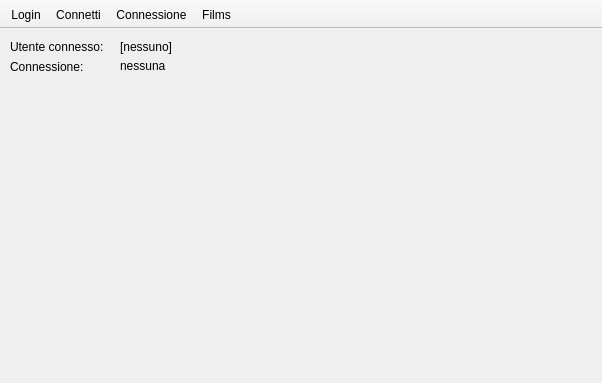
<?xml version="1.0" encoding="UTF-8"?>
<ui version="4.0">
 <class>form1</class>
 <widget class="QMainWindow" name="form1">
  <property name="geometry">
   <rect>
    <x>0</x>
    <y>0</y>
    <width>602</width>
    <height>383</height>
   </rect>
  </property>
  <property name="windowTitle">
   <string>Film Manager - [MAIONE MIKY]</string>
  </property>
  <property name="windowIcon">
   <iconset>
    <normaloff>Icone/inbox_film.ico</normaloff>Icone/inbox_film.ico</iconset>
  </property>
  <property name="iconSize">
   <size>
    <width>22</width>
    <height>22</height>
   </size>
  </property>
  <widget class="QWidget" name="centralwidget">
   <widget class="QLabel" name="eUtente">
    <property name="geometry">
     <rect>
      <x>120</x>
      <y>10</y>
      <width>351</width>
      <height>16</height>
     </rect>
    </property>
    <property name="text">
     <string>[nessuno]</string>
    </property>
   </widget>
   <widget class="QLabel" name="label">
    <property name="geometry">
     <rect>
      <x>10</x>
      <y>10</y>
      <width>105</width>
      <height>16</height>
     </rect>
    </property>
    <property name="text">
     <string>Utente connesso:</string>
    </property>
   </widget>
   <widget class="QLabel" name="label_2">
    <property name="geometry">
     <rect>
      <x>10</x>
      <y>30</y>
      <width>101</width>
      <height>16</height>
     </rect>
    </property>
    <property name="text">
     <string>Connessione:</string>
    </property>
   </widget>
   <widget class="QLabel" name="eConnessione">
    <property name="geometry">
     <rect>
      <x>120</x>
      <y>30</y>
      <width>381</width>
      <height>101</height>
     </rect>
    </property>
    <property name="text">
     <string>nessuna</string>
    </property>
    <property name="alignment">
     <set>Qt::AlignLeading|Qt::AlignLeft|Qt::AlignTop</set>
    </property>
   </widget>
  </widget>
  <widget class="QToolBar" name="toolBar">
   <property name="movable">
    <bool>false</bool>
   </property>
   <property name="floatable">
    <bool>false</bool>
   </property>
   <attribute name="toolBarArea">
    <enum>TopToolBarArea</enum>
   </attribute>
   <attribute name="toolBarBreak">
    <bool>false</bool>
   </attribute>
   <addaction name="actionLogin"/>
   <addaction name="actionConnetti"/>
   <addaction name="actionConnessione"/>
   <addaction name="actionFilms"/>
  </widget>
  <action name="actionFilms">
   <property name="icon">
    <iconset>
     <normaloff>Icone/film.png</normaloff>Icone/film.png</iconset>
   </property>
   <property name="text">
    <string>Films</string>
   </property>
   <property name="shortcut">
    <string>Ctrl+F</string>
   </property>
  </action>
  <action name="actionConnessione">
   <property name="icon">
    <iconset>
     <normaloff>Icone/server_connect.png</normaloff>Icone/server_connect.png</iconset>
   </property>
   <property name="text">
    <string>Connessione</string>
   </property>
   <property name="shortcut">
    <string>Ctrl+S</string>
   </property>
  </action>
  <action name="actionConnetti">
   <property name="icon">
    <iconset>
     <normaloff>Icone/connect.png</normaloff>Icone/connect.png</iconset>
   </property>
   <property name="text">
    <string>Connetti</string>
   </property>
   <property name="shortcut">
    <string>Ctrl+C</string>
   </property>
  </action>
  <action name="actionLogin">
   <property name="icon">
    <iconset>
     <normaloff>Icone/key.png</normaloff>Icone/key.png</iconset>
   </property>
   <property name="text">
    <string>Login</string>
   </property>
   <property name="shortcut">
    <string>Ctrl+L</string>
   </property>
  </action>
 </widget>
 <resources/>
 <connections>
  <connection>
   <sender>actionLogin</sender>
   <signal>triggered()</signal>
   <receiver>form1</receiver>
   <slot>LoginClicked()</slot>
   <hints>
    <hint type="sourcelabel">
     <x>-1</x>
     <y>-1</y>
    </hint>
    <hint type="destinationlabel">
     <x>20</x>
     <y>20</y>
    </hint>
   </hints>
  </connection>
  <connection>
   <sender>actionConnetti</sender>
   <signal>triggered()</signal>
   <receiver>form1</receiver>
   <slot>ConnettiClicked()</slot>
   <hints>
    <hint type="sourcelabel">
     <x>-1</x>
     <y>-1</y>
    </hint>
    <hint type="destinationlabel">
     <x>20</x>
     <y>20</y>
    </hint>
   </hints>
  </connection>
  <connection>
   <sender>actionConnessione</sender>
   <signal>triggered()</signal>
   <receiver>form1</receiver>
   <slot>ConnessioneClicked()</slot>
   <hints>
    <hint type="sourcelabel">
     <x>-1</x>
     <y>-1</y>
    </hint>
    <hint type="destinationlabel">
     <x>20</x>
     <y>20</y>
    </hint>
   </hints>
  </connection>
  <connection>
   <sender>actionFilms</sender>
   <signal>triggered()</signal>
   <receiver>form1</receiver>
   <slot>FilmClicked()</slot>
   <hints>
    <hint type="sourcelabel">
     <x>-1</x>
     <y>-1</y>
    </hint>
    <hint type="destinationlabel">
     <x>20</x>
     <y>20</y>
    </hint>
   </hints>
  </connection>
 </connections>
</ui>
